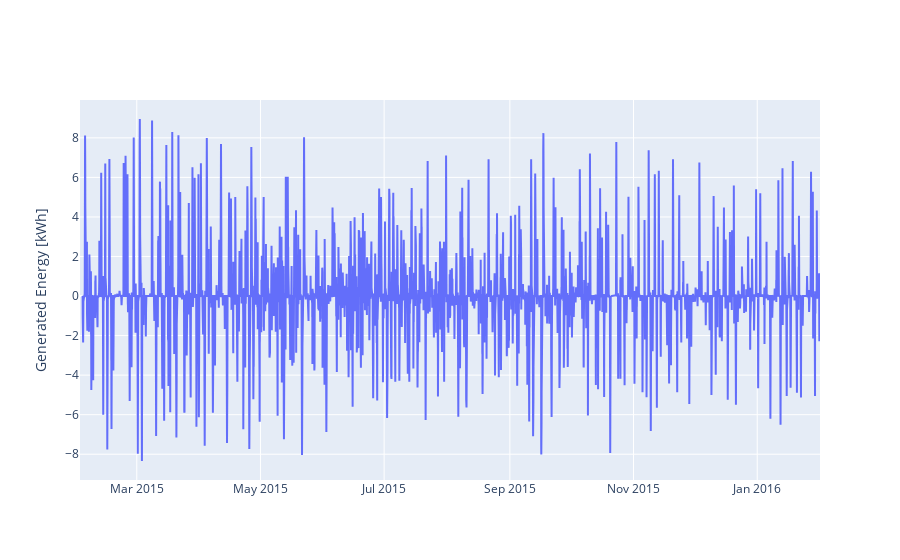

Notebook code cell kept with this figure:
### Code cell
fig = go.Figure(go.Scatter(
    x = gen_df.index,
    y = gen_df["Seasonal Difference"]
))

fig.update_yaxes(title="Generated Energy [kWh]")

fig.show()

### Figure 1 — Plotly figure (JSON) as saved in the notebook; plotly's stock layout.template omitted (floating-point values rounded to 4 significant figures; data arrays with more than 128 entries replaced by an {"elided": "..."} marker saying what was removed)
{"data": [{"x": {"elided": "8760 str values"}, "y": {"elided": "8760 float values"}, "type": "scatter"}], "layout": {"yaxis": {"title": {"text": "Generated Energy [kWh]"}}}}
